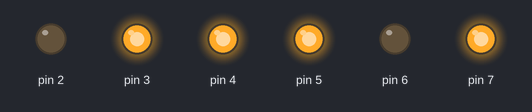
A sketch run on a simulated Arduino Uno, built with avr-gcc and run on an emulated ATmega328P. On the bench: output pins drawn as LEDs (lit = HIGH).

Above: at 0.5 s.
At 2.5 s:
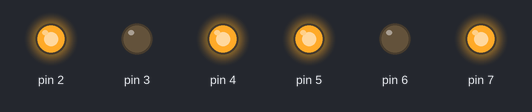
At 3.5 s:
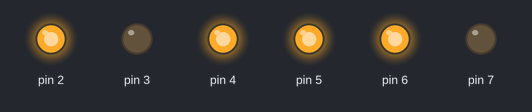
At 4.5 s:
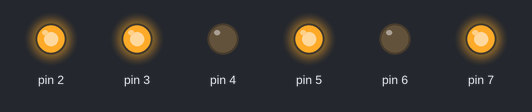
At 6.5 s:
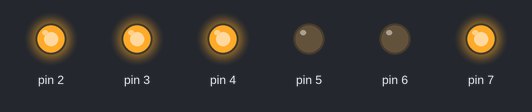
At 9.5 s:
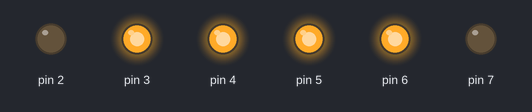
Timing chart, 0 to 10.4 s (numbered marks = the images above):
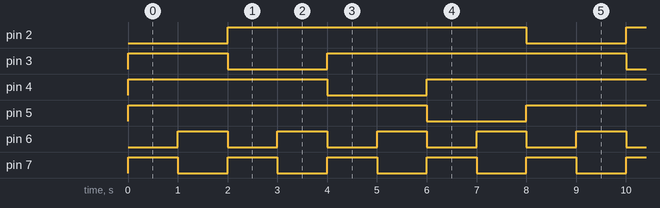

Measured:
- by itself, pin 2–5: alternates HIGH for 6.0 s and LOW for 2.0 s
- by itself, pin 6, pin 7: alternates HIGH for 1.0 s and LOW for 1.0 s
- by itself, everything shown: repeats every 8.0 s, in 16 steps

The sketch:

relay_demo.ino
```cpp
int row;
int col;

void setup()
{
    for (int thisPin = 2; thisPin < 8; thisPin++)  {
      pinMode(thisPin, OUTPUT);
    }
    for (int thisPin = 2; thisPin < 8; thisPin++)  {
      digitalWrite(thisPin, HIGH);
    }
    row = 1;
    col = 1;
}

void loop()
{

  ElementOn(row, col);
  delay(1000);
  ElementOff(row, col);
  Serial.print("row ");
  Serial.print(row);
  Serial.print(" col ");
  Serial.println(col);
  col = col + 1;
  if (col > 2) {
    col = 1;
    row = row + 1;
    if (row > 4) {
      row = 1;
    }
  }
}

void ElementOn(int row, int col) {
    for (int thisPin = 2; thisPin < 8; thisPin++)  {
      digitalWrite(thisPin, HIGH);
    }
    digitalWrite(1+row, LOW);
    digitalWrite(5+col, LOW);
}
void ElementOff(int row, int col) {
    digitalWrite(1+row, HIGH);
    digitalWrite(5+col, HIGH);
}
```
